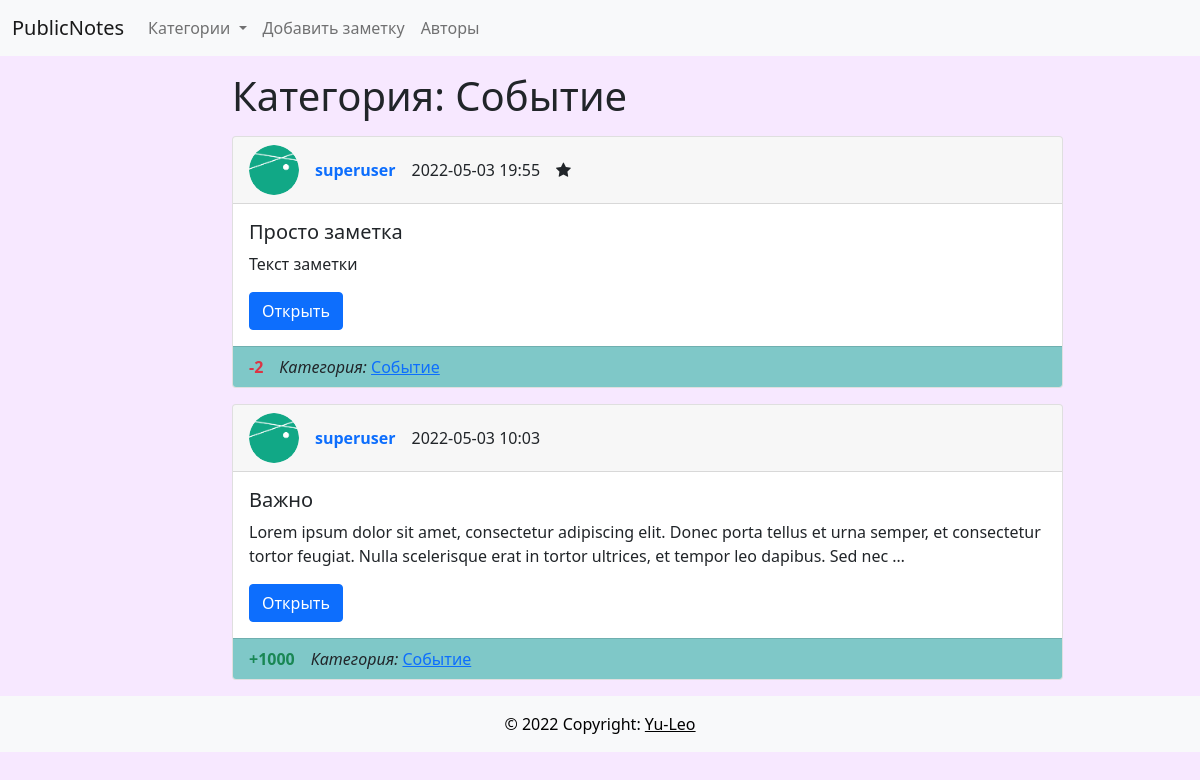
The page /category/3 on the database its author committed.
### wall/models.py (models this page shows, shortened)
class Category(models.Model):
    title = models.CharField(max_length=150, verbose_name='Название', unique=True)
    color = models.CharField(max_length=6, verbose_name='Код цвета')
    def get_absolute_url(self):
        return reverse('category', kwargs={"pk": self.pk})
    def __str__(self):
        return self.title
    class Meta:
        verbose_name = 'Категория'
        verbose_name_plural = 'Категории'
        ordering = ['title', 'color']

class Note(models.Model):
    title = models.CharField(max_length=150, verbose_name='Название')
    content = models.TextField(verbose_name='Текст', blank=True)
    created_at = models.DateTimeField(auto_now_add=True, verbose_name='Дата создания')
    rating = models.IntegerField(verbose_name='Рейтинг', default=0)
    stared = models.BooleanField(verbose_name='Важная', default=False)
    author = models.ForeignKey('Author', on_delete=models.PROTECT, verbose_name='Автор', null=True, blank=True)
    category = models.ForeignKey('Category', on_delete=models.PROTECT, verbose_name='Категория', null=True, blank=True)
    def get_absolute_url(self):
        return reverse('note', kwargs={"pk": self.pk})
    class Meta:
        verbose_name = 'Заметка'
        verbose_name_plural = 'Заметки'
        ordering = ['-created_at', 'title']

class Author(models.Model):
    nickname = models.CharField(max_length=150, verbose_name='Никнейм', unique=True)
    email = models.EmailField(verbose_name='Почта', unique=True)
    photo = models.ImageField(upload_to='photos/%Y/%m/%d/', verbose_name='Аватарка', blank=True)
    rating = models.IntegerField(verbose_name='Рейтинг', default=0)
    class Meta:
        verbose_name = 'Автор'
        verbose_name_plural = 'Авторы'
        ordering = ['nickname']

### wall/views.py (the view)
# urls.py: path('category/<int:pk>', ViewCategory.as_view(), name='category'),
class ViewCategory(ListView):
    model = Category
    template_name = 'wall/category.html'
    context_object_name = 'notes'
    allow_empty = False
    def get_context_data(self, *, object_list=None, **kwargs):
        context = super(ViewCategory, self).get_context_data(**kwargs)
        context['title'] = Category.objects.get(pk=self.kwargs['pk'])
        return context
    def get_queryset(self):
        return Note.objects.filter(category_id=self.kwargs['pk'])

### wall/templatetags/wall_tags.py (called while the page is built)
@register.simple_tag
def get_categories():
    return Category.objects.all()

### wall/templates/wall/category.html (shortened to what this page needs)
{% extends 'base.html' %}
{% block content_title %}
<div class="hstack gap-3">
    <h1 class="mb-3">Категория: {{ title }}</h1>
</div>
{% endblock %}
{% block content %}
{% include 'wall/inc/_notes_list.html'%}
{% endblock %}

### templates/base.html (shortened to what this page needs)
<!doctype html>
<html lang="ru">
<head>
    <link href="https://cdn.jsdelivr.net/npm/bootstrap@5.1.3/dist/css/bootstrap.min.css" rel="stylesheet"
>
    <link rel="stylesheet" href="https://maxcdn.bootstrapcdn.com/font-awesome/4.5.0/css/font-awesome.min.css">
    <link rel="stylesheet" href="/static/wall/css/style.css">
</head>
<body>
{% include 'inc/_navbar.html'%}
<div class="container mt-3">
    <div class="row">
        <div class="col-md-2">
        </div>
        <div class="col-md-9">
            {% block content_title %}
            {% endblock %}
            {% block content %} CONTENT {% endblock %}
        </div>
    </div>
</div>
{% include 'inc/_footer.html'%}
</body>
</html>

### templates/inc/_navbar.html (shortened to what this page needs)
{% load wall_tags %}
<nav class="navbar navbar-expand-lg navbar-light bg-light">
    <div class="container-fluid">
        <a class="navbar-brand" href="{% url 'home' %}">PublicNotes</a>
        <div class="collapse navbar-collapse" id="navbarNavDropdown">
            <ul class="navbar-nav">
                <li class="nav-item dropdown">
                    <a class="nav-link dropdown-toggle" href="#" id="navbarDropdownMenuLink" role="button"
                       data-bs-toggle="dropdown" aria-expanded="false">
                        Категории
                    </a>
                </li>
                <li class="nav-item">
                    <a class="nav-link" href="{% url 'add_note' %}">Добавить заметку</a>
                </li>
                <li class="nav-item">
                    <a class="nav-link" href="{% url 'authors' %}">Авторы</a>
                </li>
            </ul>
        </div>
    </div>
</nav>

### wall/templates/wall/inc/_notes_list.html (shortened to what this page needs)
{% for item in notes %}
<div class="card mb-3">
    <div class="card-header">
        <div class="hstack gap-3">
            <div class="">
                <img src="{% if item.author.photo %}
                {{ item.author.photo.url }}
                {% else %}
                {% load static %}
                {% endif %}" alt="..." width="50" height="50"
                     style="border-radius: 25px;">
            </div>
            <div class="fw-bold">
                {% if item.author %}
                <a href="#" class="text-decoration-none">{{ item.author.nickname }}</a>
                {% else %}
                Аноним
                {% endif %}
            </div>
            <div class="fw-light">{{ item.created_at|date:"Y-m-d H:i" }}</div>
            <div class="">
                {% if item.stared %}
                <i class="fa fa-star"></i>
                {% endif %}
            </div>
        </div>
    </div>
    <div class="card-body">
        <h5 class="card-title">{{ item.title|truncatewords:10 }}</h5>
        <p class="card-text">{{ item.content|truncatewords:30 }}</p>
        <a href="{{ item.get_absolute_url }}" class="btn btn-primary">Открыть</a>
    </div>
    <div class="card-footer"
         style="{% if item.category.color %}background-color: #{{item.category.color}}{% endif %}">
        <div class="hstack gap-3">
            {% if item.rating > 0 %}
            <div class="text-success fw-bold">+{{item.rating}}</div>
            {% elif item.rating < 0 %}
            <div class="text-danger fw-bold">{{item.rating}}</div>
            {% else %}
            <div class="fw-bold">{{item.rating}}</div>
            {% endif %}
            {% if item.category %}
            <div class=""><span class="fst-italic">Категория: </span><a href="{{ item.category.get_absolute_url }}">
                {{ item.category.title }}</a></div>
            {% endif %}
        </div>
    </div>
</div>
{% endfor %}

### templates/inc/_footer.html
<footer class="text-center text-black">
    <div class="text-center text-black p-3 bg-light">
        © 2022 Copyright:
        <a class="text-black" href="https://github.com/Yu-Leo">Yu-Leo</a>
    </div>
</footer>

### wall/static/wall/css/style.css (style rules this page uses)
body { background-color: #F7E8FF; }

### rows shown on the page
Category: title "Событие"
Note: author.photo (picture), author.nickname "superuser", created_at "2022-05-03 19:55", stared True (drawn), title "Просто заметка", content "Текст заметки", rating "-2", category "Событие"
Note: author.photo (picture), author.nickname "superuser", created_at "2022-05-03 10:03", title "Важно", content "Lorem ipsum dolor sit amet, consectetur adipiscing elit. Donec porta tellus et urna semper, et consectetur tortor feugiat. Nulla scelerisque erat in tortor ultrices, et tempor leo dapibus. Sed nec …", rating "1000", category "Событие"
